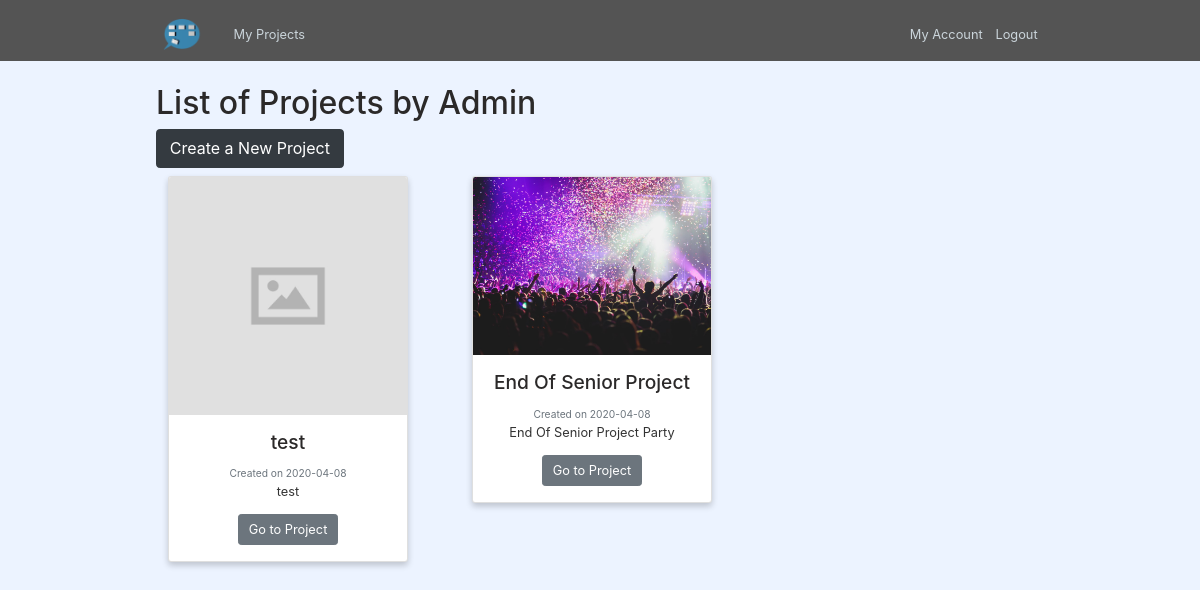
The app's page /user/Jennifer/myprojects (signed in) with its own data.
### app/models.py (models this page shows, shortened)
class User(db.Model, UserMixin):
    id = db.Column(db.Integer, primary_key=True)
    username = db.Column(db.String(20), unique=True, nullable=False)
    email = db.Column(db.String(120), unique=True, nullable=False)
    image_file = db.Column(db.String(20), nullable=False, default='default.jpg')
    password = db.Column(db.String(60), nullable=False)
    projects_part_of = db.relationship('Project', secondary=subs, backref=db.backref('users_in', lazy = 'dynamic'))

class Project(db.Model):
    id = db.Column(db.Integer, primary_key=True)
    title = db.Column(db.String(100), nullable=False)
    date_posted = db.Column(db.DateTime, nullable=False, default=datetime.utcnow)
    image_file = db.Column(db.String(20), nullable=False, default='default.jpg')
    description = db.Column(db.Text, nullable=False)
    cards = db.relationship('Card', backref='author', lazy=True)

### app/routes.py (the view)
@app.route("/user/<string:username>/myprojects")
@login_required
def user_projects(username):
    user = User.query.filter_by(username=username).first_or_404()
    projects = user.projects_part_of
    return render_template('myprojects.html', projects=projects, user=current_user)

### app/models.py (called while the page is built)
@login_manager.user_loader
def load_user(user_id):
    return User.query.get(int(user_id))

### app/templates/myprojects.html (shortened to what this page needs)
{% extends "layout.html" %}
{% block content %}
  <h1 style="padding-top: 25px;">List of Projects by {{ user.username }}</h1>
  <a href="{{ url_for('create_project', username=current_user.username)}}">
    <button type="button" class="btn btn-dark btn-lg">Create a New Project</button>
  </a>
  <div class="container">
    <div class="row">
      {% for project in projects %}
      <div class="col-4">
        <div class="card" style="width:300px">
          <img class="card-img-top" src="{{ url_for('static', filename='project_pics/' + project.image_file) }}" alt="Card image">
          <div class="card-body">
            <h4 class="card-title"> {{ project.title }} </h4>
            <small class = "text-muted"> Created on {{ project.date_posted.strftime('%Y-%m-%d') }}</small>
            <p class="card-text">   {{ project.description }} </p>
            <a href="{{ url_for('project', project_id=project.id, username=current_user.username)}}" class="btn btn-secondary">Go to Project</a>
          </div>
        </div>
      </div>
      {% endfor %}
    </div>
</div>
{% endblock content %}

### app/static/main.css (style rules this page uses)
body { background-color: #ecf3ff; color: #333333; margin-top: 5rem; }
h1, h2, h3, h4, h5, h6 { color: #2b2929; }
.container { margin-top: 10px; width: 95vw; max-width: 100vw; }
.card { box-shadow: 0 4px 8px 0 rgba(0, 0, 0, 0.2); text-align: center; background-color: white; }

### records on screen
User: username "Admin"
Project: image_file (placeholder picture), title "test", date_posted "2020-04-08", description "test"
Project: image_file (picture), title "End Of Senior Project", date_posted "2020-04-08", description "End Of Senior Project Party"
